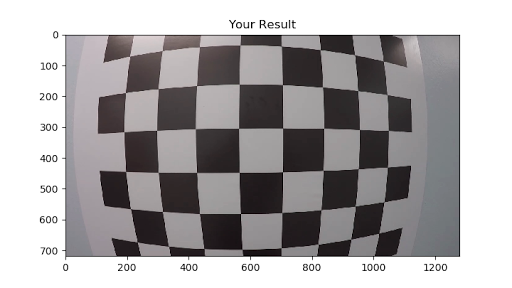
#> input picture lesson14-advanced-lane-finding/calibration_test.png, 512 x 288 px
$ python 08_finding_corners.py
#> lines starting #> are read from the running program, lines starting #| are printed output that depends on the picture; after the words box and inside, x2 and y2 are one past the last pixel; in counts of white or black regions, pixels touching at a corner belong together
import numpy as np
import cv2
import matplotlib.pyplot as plt
import matplotlib.image as mpimg


# prepare object points
nx = 8
ny = 6

# Make a list of calibration images
fname = 'calibration_test.png'
img = cv2.imread(fname)
#> img is the input picture: shape (288, 512, 3); mean B, G, R 168.5, 167.4, 170

# Convert to grayscale
gray = cv2.cvtColor(img, cv2.COLOR_BGR2GRAY)

# Find the chessboard corners
ret, corners = cv2.findChessboardCorners(gray, (nx, ny), None)
#> ret = True; corners = 48 rows, first 8: [129.5, 56.31], [160, 52], [199.5, 46.67], [240.1, 45.01], [281.4, 46.14], [320.2, 49.71], [354.5, 54.63], [383.4, 61.26]

# If found, draw corners
if ret == True:
    # Draw and display the corners
    cv2.drawChessboardCorners(img, (nx, ny), corners, ret)
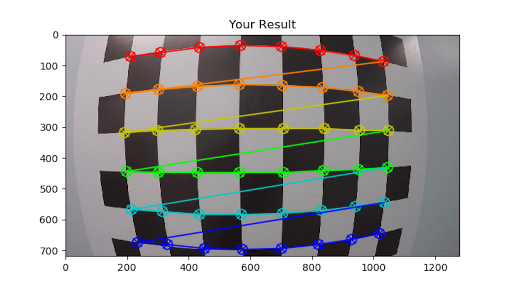
#> img: shape (288, 512, 3); 8.07% of pixels changed, all inside (x1, y1, x2, y2) = (118, 39, 395, 256)
    plt.imshow(img)

$ run again, with lesson14-advanced-lane-finding/bridge_shadow.jpg saved as lesson14-advanced-lane-finding/calibration_test.png
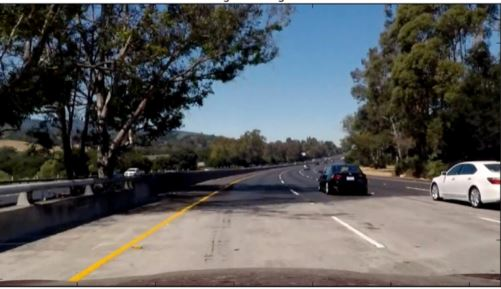
#> input picture lesson14-advanced-lane-finding/bridge_shadow.jpg, 501 x 289 px
#> img is the input picture: shape (289, 501, 3); mean B, G, R 92.2, 92.1, 91.4
#> `gray = cv2.cvtColor(img, cv2.COLOR_BGR2GRAY)`:
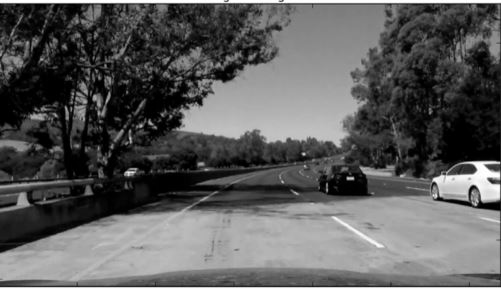
#> gray: shape (289, 501); min 0, max 255, mean 91.9
#> ret = False; corners = None
